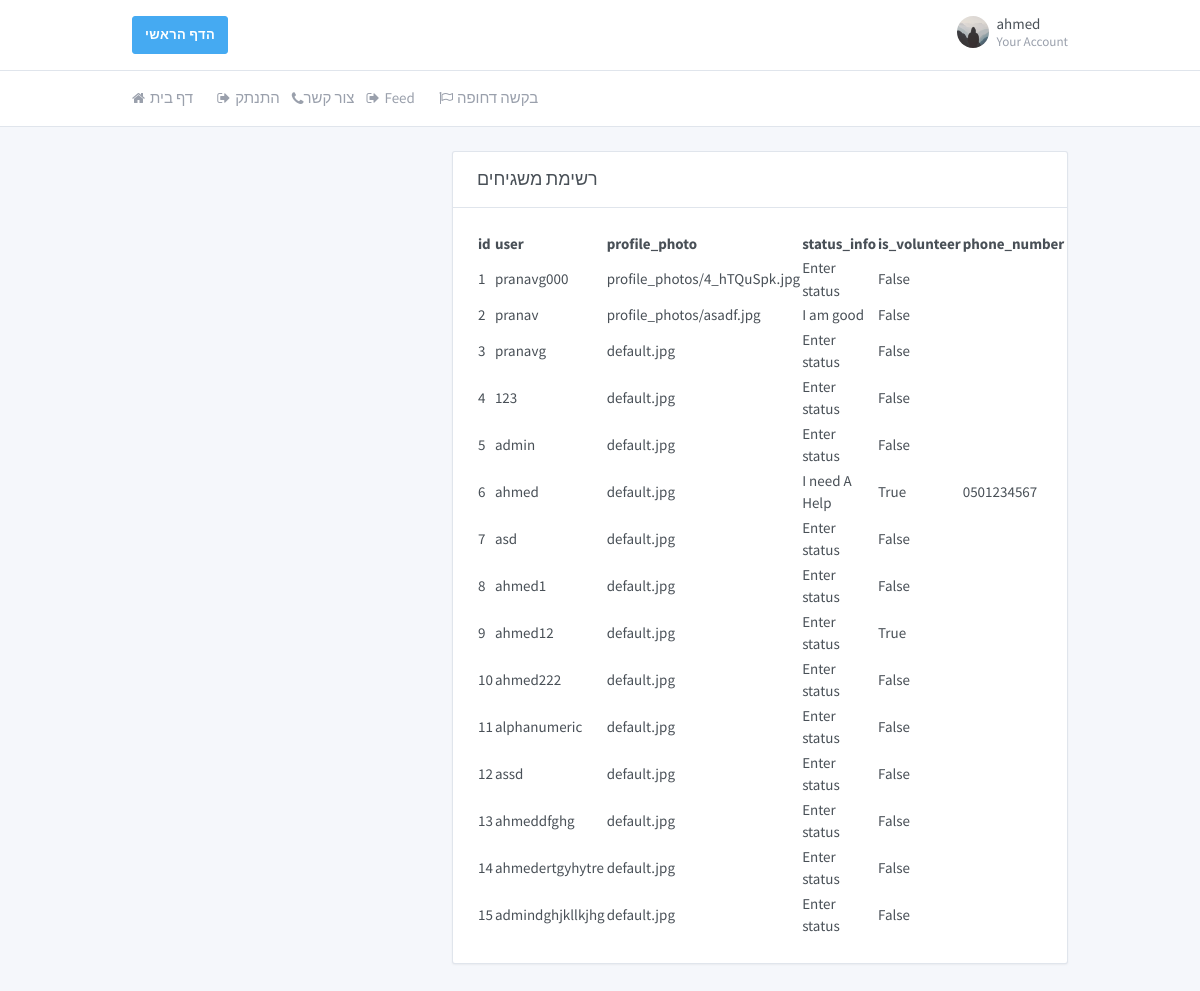
The page /all_profiles/ (signed in) on the database its author committed.
### core/models.py (models this page shows, shortened)
class Profile(models.Model):
    user = models.OneToOneField(User, on_delete=models.CASCADE)
    profile_photo = models.FileField(default='default.jpg', upload_to='profile_photos')
    status_info = models.CharField(default="Enter status", max_length=1000)
    is_volunteer = models.BooleanField(default=False)
    phone_regex = RegexValidator(regex=r'^\+?1?\d{9,10}$',
                                 message="Phone number must be entered in the format: '+0000000000'")
    phone_number = models.CharField(validators=[phone_regex], max_length=10, blank=True)

### core/views.py (the view)
# urls.py: url(r'^all_profiles/$', views.get_all_profiles, name='core/profiles_table'),
def get_all_profiles(request):
    field_names = [f.name for f in Profile._meta.get_fields()]
    data = [[getattr(ins, name) for name in field_names]
            for ins in Profile.objects.prefetch_related().all()]
    return render(request, 'core/profiles_table.html', {'field_names': field_names, 'data': data})

### core/templates/core/profiles_table.html (shortened to what this page needs)
{%load static %}
{% load crispy_forms_tags %}
<!doctype html>
<html dir="ltr" lang="en">
<head>
    <link href="https://maxcdn.bootstrapcdn.com/font-awesome/4.7.0/css/font-awesome.min.css" rel="stylesheet">
    <link href="{%static 'core/dashboard.css'%}" rel="stylesheet"/>
</head>
<body>
<div class="page">
    <div class="page-main">
        <div class="header py-4">
            <div class="container">
                <div class="d-flex">
                    <a type="button" class="btn btn-info" href="{%url 'home'%}">הדף הראשי</a>
                    <div class="d-flex order-lg-2 ml-auto">
                        <div class="dropdown">
                            <a class="nav-link pr-0 leading-none" data-toggle="dropdown"
                               href="{%url 'profile' user.username%}">
                                <span class="avatar"
                                      style="background-image: url({{user.profile.profile_photo.url}})"></span>
                                <span class="ml-2 d-none d-lg-block">
                      <span class="text-default">{{user.username}}</span>
                      <small class="text-muted d-block mt-1">Your Account</small>
                    </span>
                            </a>
                        </div>
                    </div>
                </div>
            </div>
        </div>
        <div class="header collapse d-lg-flex p-0" id="headerMenuCollapse">
            <div class="container">
                <div class="row align-items-center">
                    <div class="col-lg order-lg-first">
                        <ul class="nav nav-tabs border-0 flex-column flex-lg-row">
                            <li class="nav-item">
                                <a class="nav-link" href="{%url 'home'%}"><i class="fa fa-home"></i> דף בית</a>
                            </li>
                            <li class="nav-item">
                                <a class="nav-link" href="{%url 'logout'%}"><i class="fa fa-sign-out"></i> התנתק</a>
                            </li>
                            <a class="nav-link" href="/contact/"><i class="fa fa-phone"></i>צור קשר</a>
                            <li class="nav-item">
                                <a class="nav-link" href="{%url 'feed'%}"><i class="fa fa-sign-out"></i> Feed</a>
                            </li>
                            {% if not person.profile.is_volunteer %}
                            <li class="nav-item">
                                <a class="nav-link" href="/urgent_request/"><i class="fa fa-flag-o"></i>בקשה דחופה</a>
                            </li>
                            {%endif%}
                        </ul>
                    </div>
                </div>
            </div>
        </div>
        <div class="my-3 my-md-5">
            <div class="container">
                <div class="row">
                    <div class="col-lg-4">
                    </div>
                    <div class="col-lg-8">
                        <div class="card">
                            <div class="card-header">
                                <h3 class="card-title">רשימת משגיחים</h3>
                            </div>
                            <div class="card-body">
                                <table>
                                    <thead>
                                    {% for head in field_names %}
                                    <th>{{ head }}</th>
                                    {% endfor %}
                                    </thead>
                                    <tbody>
                                    {% for row in data %}
                                    <tr>
                                        {% for cell in row %}
                                        <td>{{ cell }}</td>
                                        {% endfor %}
                                    </tr>
                                    {% endfor %}
                                    </tbody>
                                </table>
                            </div>
                        </div>
                    </div>
                </div>
            </div>
        </div>
    </div>
</div>
</body>
</html>

### rows shown on the page
Profile: row "profile_photos/4_hTQuSpk.jpg" "Enter status"
Profile: row "profile_photos/asadf.jpg" "I am good"
Profile: row "default.jpg" "Enter status"
Profile: row "default.jpg" "Enter status"
Profile: row "default.jpg" "Enter status"
Profile: row "default.jpg" "I need A Help" "0501234567"
Profile: row "default.jpg" "Enter status"
Profile: row "default.jpg" "Enter status"
Profile: row "default.jpg" "Enter status"
Profile: row "default.jpg" "Enter status"
Profile: row "default.jpg" "Enter status"
Profile: row "default.jpg" "Enter status"
Profile: row "default.jpg" "Enter status"
Profile: row "default.jpg" "Enter status"
Profile: row "default.jpg" "Enter status"

### other values the page prints
{{ user.username }} "ahmed"
{{ head }} "id" "user" "profile_photo" "status_info" "is_volunteer" "phone_number"
{{ cell }} "1"
{{ cell }} "pranavg000" "False" "2"
{{ cell }} "pranav" "False" "3"
{{ cell }} "pranavg" "False" "4"
{{ cell }} "123" "False" "5"
{{ cell }} "admin" "False" "6"
{{ cell }} "ahmed" "True" "7"
{{ cell }} "asd" "False" "8"
{{ cell }} "ahmed1" "False" "9"
{{ cell }} "ahmed12" "True" "10"
{{ cell }} "ahmed222" "False" "11"
{{ cell }} "alphanumeric" "False" "12"
{{ cell }} "assd" "False" "13"
